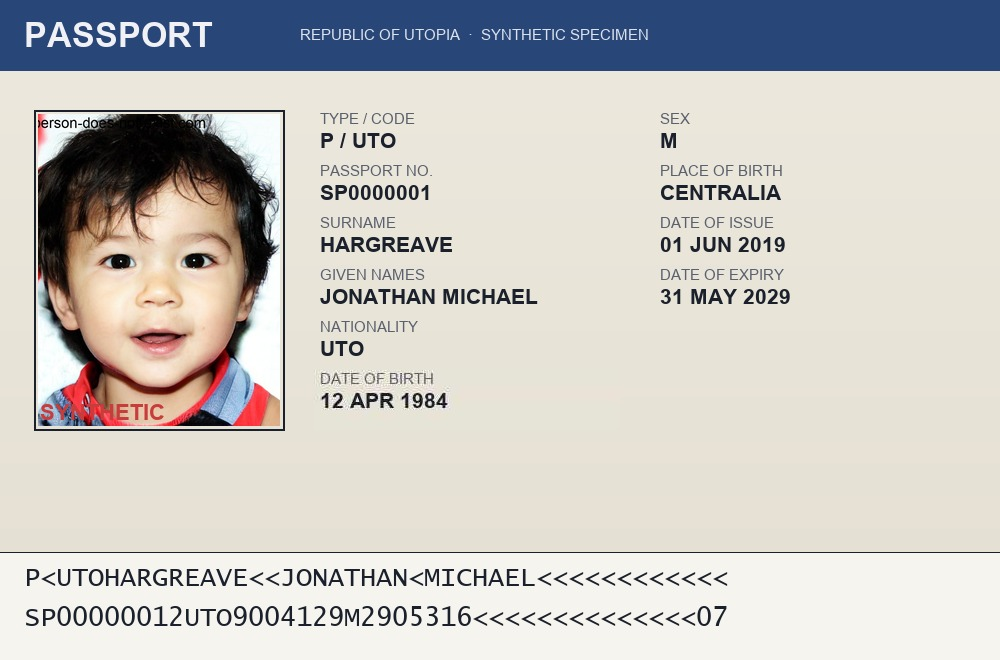
#> input picture data/synthetic/passport_001_altered.jpg, 1000 x 660 px
$ python -i forensic_service.py   (imports and definitions only)
#> lines starting #> are read from the running program, lines starting #| are printed output that depends on the picture
### backend/app/utils/images.py
"""Image loading / conversion helpers shared by the CV services."""
from __future__ import annotations

import hashlib
from pathlib import Path

import cv2
import numpy as np
from PIL import Image

from ..config import settings


def sha256_bytes(data: bytes) -> str:
    return hashlib.sha256(data).hexdigest()


def is_pdf(path: str | Path) -> bool:
    return str(path).lower().endswith(".pdf")


# [20 lines left out: function _pdf_first_page_to_array, not called in this run]


def load_bgr(path: str | Path) -> np.ndarray:
    """Load an image (or first PDF page) as an OpenCV BGR array.

    Raises RuntimeError if the file cannot be decoded (e.g. PDF without a
    renderer installed) so the pipeline can degrade honestly.
    """
    path = Path(path)
    if is_pdf(path):
        arr = _pdf_first_page_to_array(path)
        if arr is None:
            raise RuntimeError(
                "PDF rasterisation unavailable (install PyMuPDF for PDF support)."
            )
        return arr
    # Use PIL first (handles more edge cases / EXIF) then convert.
    with Image.open(path) as im:
        im = im.convert("RGB")
        arr = np.array(im)[:, :, ::-1].copy()  # RGB -> BGR
    return arr


# [25 lines left out: functions load_pil, image_size, to_relative, not called in this run]


def processed_path(name: str) -> Path:
    settings.processed_dir.mkdir(parents=True, exist_ok=True)
    return settings.processed_dir / name


def save_bgr(img: np.ndarray, name: str) -> Path:
    out = processed_path(name)
    cv2.imwrite(str(out), img)
    return out

### backend/app/services/forensic_service.py
"""Image forensic / tampering analysis (multi-signal).

Design (honest about what blind forensics can and cannot do):

* When an enrolled REFERENCE image exists for the document (the "photo on file"
  for this identifier), a **difference analysis** localises exactly what changed.
  This is the decisive, reliable tamper signal — mirroring real secondary
  inspection against a reference scan.

* Without a reference, the service still computes genuine blind signals
  (Error-Level Analysis, noise inconsistency, copy-move, edges, metadata) and
  renders an ELA visualisation, but treats them as *informational* — blind
  passive forensics is noisy on clean documents, so it is capped and never on
  its own declares a document tampered. (A trained ML tampering model is not
  configured — see the Settings page.)

Findings are always phrased as "potential"/"possible" and carry
score + confidence + regions. ``TamperingDetector.analyze`` is the stable
interface a trained model could later replace.
"""
from __future__ import annotations

import io
from pathlib import Path

import cv2
import numpy as np
from PIL import Image, ExifTags

from ..utils import images as imgutil

_EDITOR_SIGNATURES = ("photoshop", "gimp", "affinity", "paint.net", "pixelmator",
                      "lightroom", "snapseed", "facetune", "canva", "imagemagick")

BLIND_CAP = 0.35            # blind (no-reference) forensics cannot exceed this
SUSPICIOUS_THRESHOLD = 0.5


# ---------------------------------------------------------------------------
# Reference difference analysis (decisive when a reference is available)
# ---------------------------------------------------------------------------
# [39 lines left out: functions _align_to, _reference_diff, not called in this run]


# ---------------------------------------------------------------------------
# Blind signals (informational)
# ---------------------------------------------------------------------------
def _robust_boxes(block_means: np.ndarray, bh: int, bw: int, z_thresh: float = 4.0):
    med = float(np.median(block_means))
    mad = float(np.median(np.abs(block_means - med)))
    if mad < 1e-3:  # near-uniform: avoid divide-by-zero blow-ups
        return 0.0, []
    z = (block_means - med) / (1.4826 * mad)
    ys, xs = np.where(z >= z_thresh)
    boxes = [{"x": int(x * bw), "y": int(y * bh), "w": int(bw), "h": int(bh),
              "z": round(float(z[y, x]), 2)} for y, x in zip(ys.tolist(), xs.tolist())]
    boxes = sorted(boxes, key=lambda b: b["z"], reverse=True)[:6]
    frac = len(boxes) / max(z.size, 1)
    peak = float(np.clip((float(z.max()) - z_thresh) / 8.0, 0, 1))
    return float(np.clip(0.5 * peak + 0.5 * min(frac * 10, 1.0), 0, 1)), boxes


def _ela(bgr: np.ndarray):
    rgb = cv2.cvtColor(bgr, cv2.COLOR_BGR2RGB)
    buf = io.BytesIO()
    Image.fromarray(rgb).save(buf, "JPEG", quality=90)
    buf.seek(0)
    recompressed = np.array(Image.open(buf).convert("RGB"))
    mag = np.abs(rgb.astype(np.int16) - recompressed.astype(np.int16)).max(axis=2).astype(np.float32)
    h, w = mag.shape
    gy, gx = 24, 24
    bh, bw = max(h // gy, 1), max(w // gx, 1)
    bm = np.array([[mag[i*bh:(i+1)*bh, j*bw:(j+1)*bw].mean() for j in range(gx)]
                   for i in range(gy)], dtype=np.float32)
    score, boxes = _robust_boxes(bm, bh, bw)
    amp = np.clip(mag * 14, 0, 255).astype(np.uint8)
    vis = cv2.applyColorMap(amp, cv2.COLORMAP_JET)
    return {"signal": "ela", "label": "Error Level Analysis", "score": round(score, 3),
            "confidence": round(0.5 + 0.3 * score, 3), "regions": boxes,
            "description": ("Localised error-level variation present — inspect highlighted regions."
                            if score >= 0.5 else
                            "Error levels are broadly consistent across the document.")}, vis


def _noise(bgr: np.ndarray) -> dict:
    gray = cv2.cvtColor(bgr, cv2.COLOR_BGR2GRAY).astype(np.float32)
    residual = gray - cv2.medianBlur(gray.astype(np.uint8), 3).astype(np.float32)
    h, w = residual.shape
    gy, gx = 16, 16
    bh, bw = max(h // gy, 1), max(w // gx, 1)
    stds = np.array([[residual[i*bh:(i+1)*bh, j*bw:(j+1)*bw].std() for j in range(gx)]
                     for i in range(gy)], dtype=np.float32)
    score, boxes = _robust_boxes(stds, bh, bw, z_thresh=4.5)
    return {"signal": "noise", "label": "Noise Inconsistency", "score": round(score, 3),
            "confidence": round(0.5 + 0.3 * score, 3), "regions": boxes,
            "description": ("Local noise levels vary between regions."
                            if score >= 0.5 else "Noise levels are consistent.")}


def _copy_move(bgr: np.ndarray) -> dict:
    gray = cv2.cvtColor(bgr, cv2.COLOR_BGR2GRAY)
    h, w = gray.shape
    roi = gray[0:int(h * 0.84), :]  # exclude MRZ band (repetitive '<')
    orb = cv2.ORB_create(nfeatures=2500)
    kps, desc = orb.detectAndCompute(roi, None)
    boxes: list[dict] = []
    score = 0.0
    if desc is not None and len(kps) > 20:
        bf = cv2.BFMatcher(cv2.NORM_HAMMING)
        matches = bf.knnMatch(desc, desc, k=4)
        clusters: dict[tuple, list] = {}
        for mlist in matches:
            for m in mlist:
                if m.queryIdx == m.trainIdx:
                    continue
                p1 = np.array(kps[m.queryIdx].pt)
                p2 = np.array(kps[m.trainIdx].pt)
                d = p2 - p1
                if m.distance < 22 and np.hypot(*d) > 64:
                    key = (round(d[0] / 16), round(d[1] / 16))
                    clusters.setdefault(key, []).append((p1, p2))
        if clusters:
            best_key = max(clusters, key=lambda k: len(clusters[k]))
            best = clusters[best_key]
            # Require a strong, translation-consistent cluster (real clone).
            if len(best) >= 14:
                pts = np.array([p for pair in best for p in pair])
                x, y, bw2, bh2 = cv2.boundingRect(pts.astype(np.int32))
                boxes.append({"x": int(x), "y": int(y), "w": int(bw2), "h": int(bh2),
                              "z": len(best)})
                score = float(np.clip((len(best) - 14) / 30.0, 0, 1))
    return {"signal": "copy_move", "label": "Copy-Move Duplication", "score": round(score, 3),
            "confidence": round(0.5 + 0.3 * score, 3), "regions": boxes,
            "description": ("A translation-consistent duplicated region was detected."
                            if score >= 0.5 else "No consistent duplicated regions detected.")}


def _edges(bgr: np.ndarray) -> dict:
    gray = cv2.cvtColor(bgr, cv2.COLOR_BGR2GRAY)
    h, w = gray.shape
    edges = cv2.Canny(gray, 80, 200)
    lines = cv2.HoughLinesP(edges, 1, np.pi / 180, threshold=140,
                            minLineLength=int(min(h, w) * 0.4), maxLineGap=4)
    interior, boxes = 0, []
    if lines is not None:
        for l in lines[:200]:
            x1, y1, x2, y2 = l[0]
            if not (abs(y2 - y1) < 3 or abs(x2 - x1) < 3):
                continue
            near_border = (min(x1, x2) < w*0.06 or max(x1, x2) > w*0.94 or
                           min(y1, y2) < h*0.06 or max(y1, y2) > h*0.9)
            if not near_border:
                interior += 1
                boxes.append({"x": int(min(x1, x2)), "y": int(min(y1, y2)),
                              "w": int(abs(x2-x1)) or 2, "h": int(abs(y2-y1)) or 2, "z": 1})
    score = float(np.clip(interior / 8.0, 0, 1))
    return {"signal": "edges", "label": "Boundary Anomaly", "score": round(score, 3),
            "confidence": round(0.4 + 0.2 * score, 3), "regions": boxes[:4],
            "description": ("Unusual interior straight edges detected."
                            if score >= 0.5 else "No suspicious splice boundaries detected.")}


def _metadata(image_path: Path):
    findings, software = [], None
    try:
        with Image.open(image_path) as im:
            exif = getattr(im, "_getexif", lambda: None)() or {}
            tagmap = {ExifTags.TAGS.get(k, k): v for k, v in exif.items()} if exif else {}
            software = tagmap.get("Software")
            info = getattr(im, "info", {}) or {}
            for key in ("Software", "software", "parameters"):
                if isinstance(info.get(key), str):
                    software = software or info[key]
    except Exception:
        pass
    score = 0.0
    if software:
        low = str(software).lower()
        if any(sig in low for sig in _EDITOR_SIGNATURES):
            score = 0.7
            findings.append({"type": "editor_signature",
                             "detail": f"Metadata references editing software: '{software}'."})
        else:
            findings.append({"type": "software_tag", "detail": f"Software tag: '{software}'."})
    return {"signal": "metadata", "label": "Metadata Analysis", "score": round(score, 3),
            "confidence": 0.8 if score else 0.5, "regions": [],
            "description": (findings[0]["detail"] if findings else
                            "No editing-software signatures found in metadata.")}, findings


# ---------------------------------------------------------------------------
class TamperingDetector:
    """Swappable forensic detector interface."""

    def analyze(self, image_path, document_id=None, reference_image_path=None) -> dict:
        path = Path(image_path)
        try:
            bgr = imgutil.load_bgr(path)
#> in load_bgr, im is the input picture: PIL image 1000x660 RGB; mean R, G, B 199.3, 197.3, 193.8
        except Exception as exc:
            return {"available": False, "signals": [], "overall_score": 0.0,
                    "suspicious": False, "visualization_path": None, "ela_path": None,
                    "metadata_findings": [], "has_reference": False,
                    "error": f"Forensic analysis unavailable: {exc}"}

        ela_signal, ela_vis = _ela(bgr)
#> in _ela, `bm = np.array([[mag[i*bh:(i+1)*bh, j*bw:(j+1)*bw].mean() for j in rang..`:
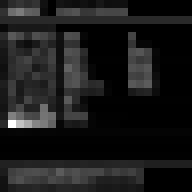
#> bm: shape (24, 24) float32 (shown 8 times larger); min 0, max 9.15, mean 0.935; drawn with min black and max white
#> in _robust_boxes, `med = float(np.median(block_means))`: med = 0.472
#> in _robust_boxes, `ys, xs = np.where(z >= z_thresh)`: ys = [1, 1, 1, 1, 8, 13, 14, 14, 14, 14, 15, 15, 15, 15, 15, 15]; xs = [1, 2, 3, 4, 8, 5, 1, 2, 5, 6, 1, 2, 3, 4, 5, 6]
#> in _robust_boxes, `boxes = [{"x": int(x * bw), "y": int(y * bh), "w": int(bw), "h": int(b..`: boxes = 16 items
#> in _robust_boxes, `boxes = sorted(boxes, key=lambda b: b["z"], reverse=True)[:6]`: boxes = 6 items
#> in _robust_boxes, `frac = len(boxes) / max(z.size, 1)`: frac = 0.0104
#> in _robust_boxes, `peak = float(np.clip((float(z.max()) - z_thresh) / 8.0, 0, 1))`: peak = 1
#> in _ela, `score, boxes = _robust_boxes(bm, bh, bw)`: score = 0.552; boxes = 6 items
#> in _ela, `amp = np.clip(mag * 14, 0, 255).astype(np.uint8)`:
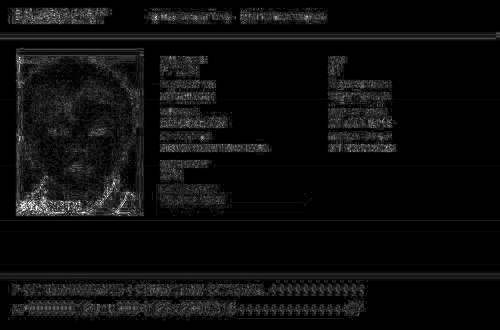
#> amp: shape (660, 1000) (shown at 1/2 size); min 0, max 255, mean 12.7
#> in _ela, `vis = cv2.applyColorMap(amp, cv2.COLORMAP_JET)`:
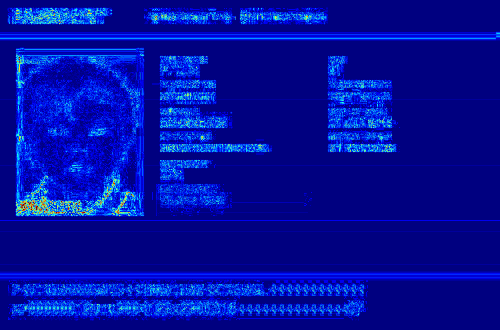
#> vis: shape (660, 1000, 3) (shown at 1/2 size); mean B, G, R 159.1, 15.1, 1.8
#> ela_signal = 6 items
        noise_signal = _noise(bgr)
#> in _noise, `gray = cv2.cvtColor(bgr, cv2.COLOR_BGR2GRAY).astype(np.float32)`:
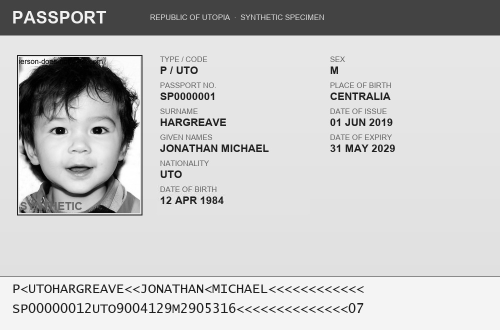
#> gray: shape (660, 1000) float32 (shown at 1/2 size); min 0, max 255, mean 197.5
#> in _noise, `residual = gray - cv2.medianBlur(gray.astype(np.uint8), 3).astype(np.f..`:
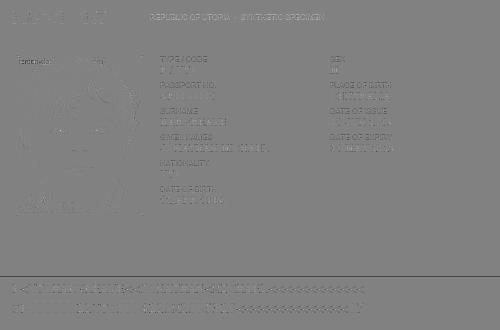
#> residual: shape (660, 1000) float32 (shown at 1/2 size); min -217, max 209, mean -0.6; drawn with min black and max white
#> in _noise, `score, boxes = _robust_boxes(stds, bh, bw, z_thresh=4.5)`: score = 0.245; boxes = 6 items
#> noise_signal = 6 items
        copymove_signal = _copy_move(bgr)
#> in _copy_move, `roi = gray[0:int(h * 0.84), :]  # exclude MRZ band (repetitive '<')`:
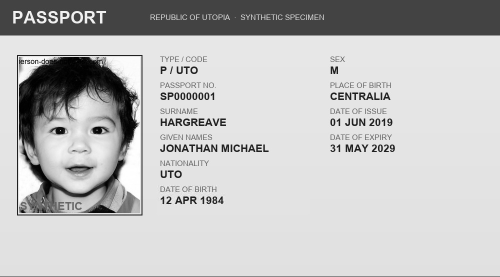
#> roi: shape (554, 1000) (shown at 1/2 size); min 0, max 255, mean 191.4
#> in _copy_move, `kps, desc = orb.detectAndCompute(roi, None)`: kps = 2500 keypoints; strongest (x, y, size): (37, 113, 31), (65, 123, 31), (281, 113, 31), (37, 427, 31)
#> in _copy_move, `matches = bf.knnMatch(desc, desc, k=4)`: matches = 2500 matches
#> after the loop in _copy_move, `for mlist in matches:`: clusters = 36 items
#> in _copy_move, `best_key = max(clusters, key=lambda k: len(clusters[k]))`: best_key = (-2, 13)
#> in _copy_move, `best = clusters[best_key]`: best = 16 items, first 6: ([359, 144], [327, 352]), ([375, 136], [343, 344]), ([388, 144], [356, 352]), ([361, 143], [329, 351]), ([388, 136], [356, 344]), ([372, 147], [340, 355])
#> in _copy_move, `pts = np.array([p for pair in best for p in pair])`: pts = 32 pairs, first value 327 to 393.1, second value 136 to 355
#> in _copy_move, `x, y, bw2, bh2 = cv2.boundingRect(pts.astype(np.int32))`: x = 327; y = 136; bw2 = 67; bh2 = 220
#> in _copy_move, `score = float(np.clip((len(best) - 14) / 30.0, 0, 1))`: score = 0.0667
#> copymove_signal = 6 items
        edge_signal = _edges(bgr)
#> in _edges, `edges = cv2.Canny(gray, 80, 200)`:
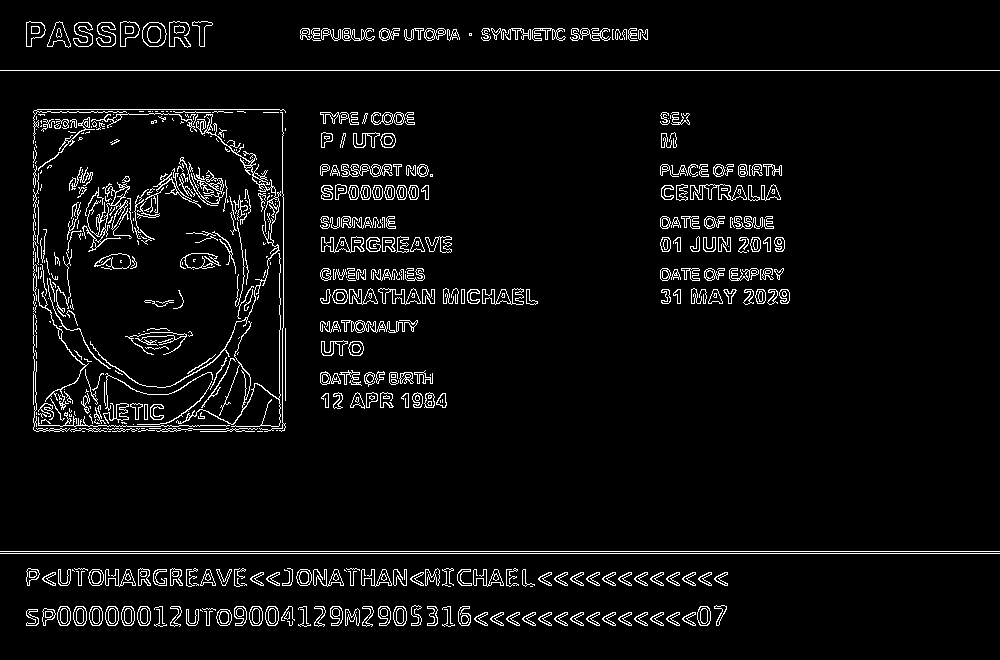
#> edges: shape (660, 1000); 4.9% white in thin lines or dots
#> in _edges, `lines = cv2.HoughLinesP(edges, 1, np.pi / 180, threshold=140, minLineL..`: lines = [[0, 551, 999, 551], [0, 70, 999, 70], [0, 553, 999, 553]]
#> the loop in _edges, `for l in lines[:200]:` made 3 passes
#> (l, y1, y2) on passes 1 to 3: ([[0, 551, 999, 551]], 551, 551), ([[0, 70, 999, 70]], 70, 70), ([[0, 553, 999, 553]], 553, 553)
#> after the loop in _edges, `for l in lines[:200]:`: boxes = []; interior = 0
#> edge_signal = 6 items
        meta_signal, meta_findings = _metadata(path)
#> in _metadata, `exif = getattr(im, "_getexif", lambda: None)() or {}`: exif = 0 items
#> in _metadata, `info = getattr(im, "info", {}) or {}`: info = {'jfif': 257, 'jfif_version': (1, 1), 'jfif_unit': 0, 'jfif_density': (1, 1)}

        has_reference = False
        diff_signal = None
        if reference_image_path and Path(reference_image_path).exists():
            try:
                ref = imgutil.load_bgr(reference_image_path)
                diff_signal = _reference_diff(bgr, ref)
                has_reference = True
            except Exception:
                diff_signal = None

        signals = []
        if diff_signal is not None:
            signals.append(diff_signal)
        signals += [ela_signal, noise_signal, copymove_signal, edge_signal, meta_signal]

        if has_reference:
            overall = diff_signal["score"]
        else:
            blind = 0.5 * ela_signal["score"] + 0.3 * copymove_signal["score"] + \
                    0.2 * edge_signal["score"]
#> blind = 0.296
            overall = min(blind, BLIND_CAP)
#> overall = 0.296
        overall = float(max(overall, meta_signal["score"] if meta_signal["score"] >= 0.6 else 0))
        overall = float(np.clip(overall, 0, 1))
        suspicious = overall >= SUSPICIOUS_THRESHOLD
#> suspicious = False

        # Visualisations
        stem = f"doc{document_id or 'x'}"
        ela_path = imgutil.save_bgr(ela_vis, f"{stem}_ela.png")
        overlay = bgr.copy()
        decisive_regions = (diff_signal["regions"] if has_reference else
                            (ela_signal["regions"] if ela_signal["score"] >= 0.5 else []))
        for r in decisive_regions:
            cv2.rectangle(overlay, (r["x"], r["y"]), (r["x"] + r["w"], r["y"] + r["h"]),
                          (0, 0, 255), 3)
        vis_path = imgutil.save_bgr(overlay, f"{stem}_forensic.png")

        return {"available": True, "signals": signals, "overall_score": round(overall, 3),
                "suspicious": suspicious, "has_reference": has_reference,
                "visualization_path": imgutil.to_relative(vis_path),
                "ela_path": imgutil.to_relative(ela_path),
                "metadata_findings": meta_findings}


tampering_detector = TamperingDetector()


def analyze(image_path, document_id=None, reference_image_path=None) -> dict:
    return tampering_detector.analyze(image_path, document_id, reference_image_path)

#> (the run stopped early here; a loop or call above may not have finished)
